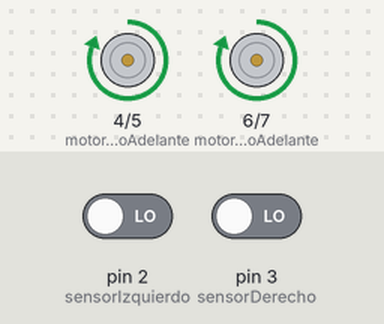
A sketch run on a simulated Arduino Uno, built with avr-gcc and run on an emulated ATmega328P. Parts: motor-driver pin pairs drawn as motors (green arrow = first pin HIGH = forward, orange = second pin HIGH = backward, longer = more drive). The test bench sets the inputs (shaded band); at power-on: pin 2 (sensorIzquierdo) LOW, pin 3 (sensorDerecho) LOW.

Above: at 1.2 s.
1.3 s: pin 2 (sensorIzquierdo) driven HIGH
At 2.1 s:
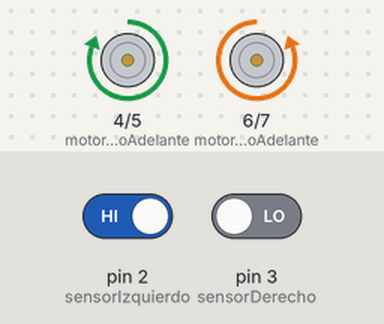
2.8 s: pin 2 (sensorIzquierdo) driven LOW
At 3.2 s:
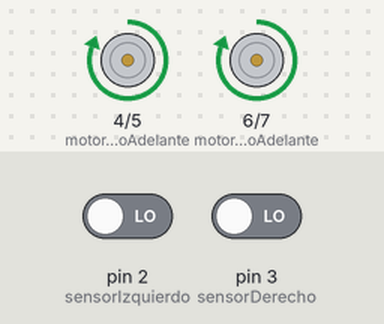
4.3 s: pin 3 (sensorDerecho) driven HIGH
At 5.5 s:
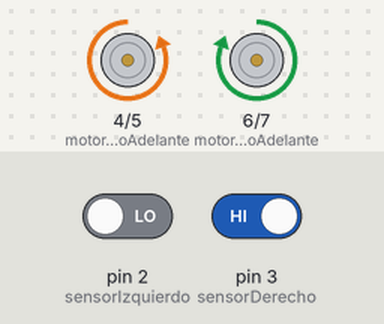
5.8 s: pin 3 (sensorDerecho) driven LOW
At 6.7 s:
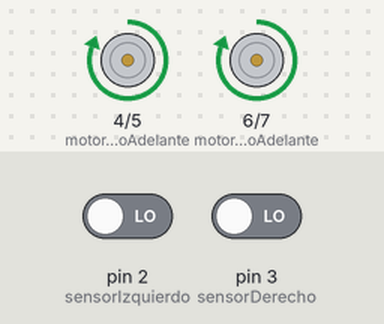
Timing chart, 0 to 8.3 s (numbered marks = the images above; inputs shaded):
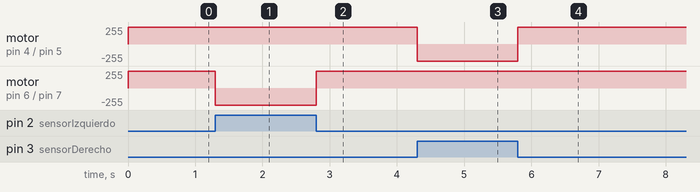

The sketch:

seguidor_de_linea.ino
```cpp
// Definición de pines para los sensores infrarrojos
const int sensorIzquierdo = 2; // Pin digital para el sensor izquierdo
const int sensorDerecho = 3;   // Pin digital para el sensor derecho

// Definición de pines para motores
const int motorIzquierdoAdelante = 4;
const int motorIzquierdoAtras = 5;
const int motorDerechoAdelante = 6;
const int motorDerechoAtras = 7;

void setup() {
  // Configurar pines de los sensores como entrada
  pinMode(sensorIzquierdo, INPUT);
  pinMode(sensorDerecho, INPUT);

  // Configurar pines de los motores como salida
  pinMode(motorIzquierdoAdelante, OUTPUT);
  pinMode(motorIzquierdoAtras, OUTPUT);
  pinMode(motorDerechoAdelante, OUTPUT);
  pinMode(motorDerechoAtras, OUTPUT);
}

void loop() {
  // Lecturas de los sensores
  int lecturaIzquierda = digitalRead(sensorIzquierdo);
  int lecturaDerecha = digitalRead(sensorDerecho);

  // Lógica de seguimiento de línea
  if (lecturaIzquierda == HIGH && lecturaDerecha == LOW) {
    girarDerecha();
  } else if (lecturaIzquierda == LOW && lecturaDerecha == HIGH) {
    girarIzquierda();
  } else {
    avanzar();
  }
}

// Funciones de control de motores
void avanzar() {
  digitalWrite(motorIzquierdoAdelante, HIGH);
  digitalWrite(motorIzquierdoAtras, LOW);
  digitalWrite(motorDerechoAdelante, HIGH);
  digitalWrite(motorDerechoAtras, LOW);
}

void girarIzquierda() {
  digitalWrite(motorIzquierdoAdelante, LOW);
  digitalWrite(motorIzquierdoAtras, HIGH);
  digitalWrite(motorDerechoAdelante, HIGH);
  digitalWrite(motorDerechoAtras, LOW);
}

void girarDerecha() {
  digitalWrite(motorIzquierdoAdelante, HIGH);
  digitalWrite(motorIzquierdoAtras, LOW);
  digitalWrite(motorDerechoAdelante, LOW);
  digitalWrite(motorDerechoAtras, HIGH);
}
```

Measured:
- after the input at 1.3 s, motor on pin 6 (motorDerechoAdelante) / pin 7 (motorDerechoAtras): forward 255/255 → backward 255/255 at once
- after the input at 2.8 s, motor on pin 6 (motorDerechoAdelante) / pin 7 (motorDerechoAtras): backward 255/255 → forward 255/255 at once
- after the input at 4.3 s, motor on pin 4 (motorIzquierdoAdelante) / pin 5 (motorIzquierdoAtras): forward 255/255 → backward 255/255 at once
- after the input at 5.8 s, motor on pin 4 (motorIzquierdoAdelante) / pin 5 (motorIzquierdoAtras): backward 255/255 → forward 255/255 at once
